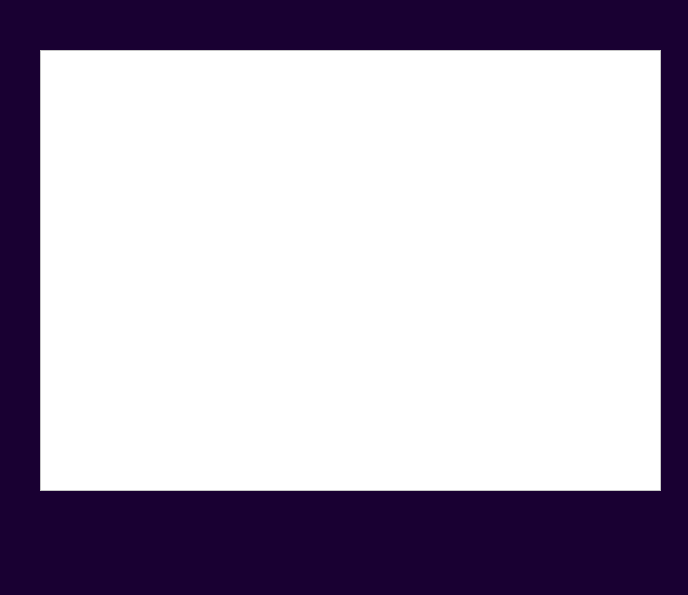
<?xml version="1.0" encoding="UTF-8"?>
<ui version="4.0">
 <class>Form</class>
 <widget class="QWidget" name="Form">
  <property name="geometry">
   <rect>
    <x>0</x>
    <y>0</y>
    <width>688</width>
    <height>595</height>
   </rect>
  </property>
  <property name="windowTitle">
   <string>Form</string>
  </property>
  <property name="styleSheet">
   <string notr="true">background:rgb(25, 0, 50)</string>
  </property>
  <widget class="QTableWidget" name="tableWidget">
   <property name="geometry">
    <rect>
     <x>40</x>
     <y>50</y>
     <width>621</width>
     <height>441</height>
    </rect>
   </property>
   <property name="styleSheet">
    <string notr="true">background: white;
</string>
   </property>
  </widget>
 </widget>
 <resources/>
 <connections/>
</ui>
